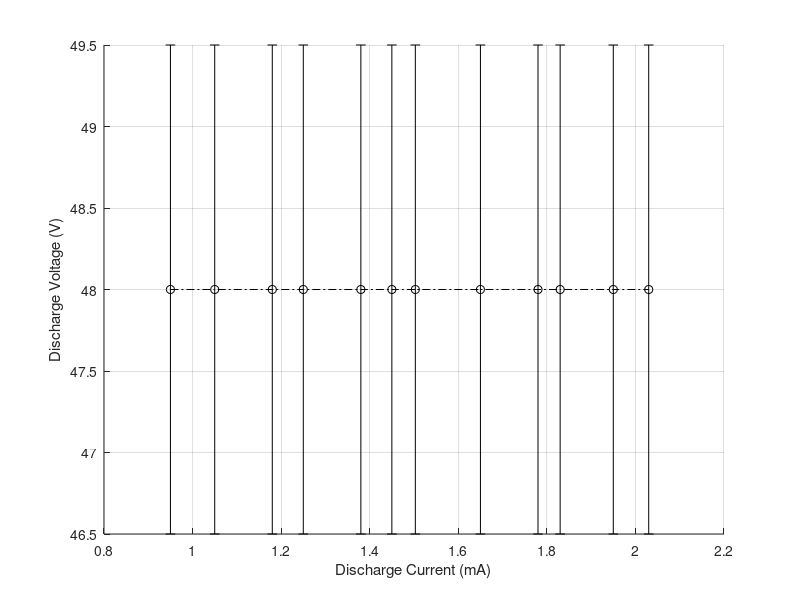

Source code (MATLAB): (Note: this script raises an error after producing the figure.)

V_O_P1=48*ones(1,12); % ohmic voltage/discharge current V_D between probe 2 and 3 for pressure 1
V_O_P2=52*ones(1,12); % ohmic voltage/discharge current V_D between probe 2 and 3 for pressure 2
V_O_P3=58*ones(1,10); % ohmic voltage/discharge current V_D between probe 2 and 3 for pressure 3
V_O_P4=64*ones(1,10); % ohmic voltage/discharge current V_D between probe 2 and 3 for pressure 4
V_O_P5=68*ones(1,6); % ohmic voltage/discharge current V_D between probe 2 and 3 for pressure 5
V_O_P6=72*ones(1,4); % ohmic voltage/discharge current V_D between probe 2 and 3 for pressure 6

E_O_P1=1/(0.075)*V_O_P1; %Ohmic Field for pressure 1
E_O_P2=1/(0.075)*V_O_P2; %Ohmic Field for pressure 2
E_O_P3=1/(0.075)*V_O_P3; %Ohmic Field for pressure 3
E_O_P4=1/(0.075)*V_O_P4; %Ohmic Field for pressure 4
E_O_P5=1/(0.075)*V_O_P5; %Ohmic Field for pressure 5
E_O_P6=1/(0.075)*V_O_P6; %Ohmic Field for pressure 6

I_d1=[0.95 1.05 1.18 1.25 1.38 1.45 1.503 1.65 1.78 1.83 1.95 2.03];
I_d2=[0.72 0.81 0.95 1.05 1.11 1.2 1.33 1.45 1.503 1.6 1.73 1.82];
I_d3=[0.68 0.78 0.88 0.98 1.08 1.18 1.28 1.38 1.48 1.55];
I_d4=[0.33 0.42 0.55 0.7 0.78 0.9 1 1.08 1.2 1.28];
I_d5=[0.6 0.6 0.7 0.8 0.9 1];
I_d6=[0.35 0.45 0.6 0.7];

%%
x1 = linspace(0.8,2.1);
x2 = linspace(0.6,1.95);
x3 = linspace(0.55,1.7);
x4 = linspace(0.25,1.4);
x5 = linspace(0.4,1.1);
x6 = linspace(0.25,0.8);
p1 = polyfit(I_d1,V_O_P1,1);
y1 = polyval(p1,x1);
p2 = polyfit(I_d2,V_O_P2,1);
y2 = polyval(p2,x2);
p3 = polyfit(I_d3,V_O_P3,1);
y3 = polyval(p3,x3);
p4 = polyfit(I_d4,V_O_P4,1);
y4 = polyval(p4,x4);
p5 = polyfit(I_d5,V_O_P5,1);
y5 = polyval(p5,x5);
p6 = polyfit(I_d6,V_O_P6,1);
y6 = polyval(p6,x6);
%% discharge voltage vs discharge current
figure(1)
grid on
xlabel('Discharge Current (mA)');
ylabel('Discharge Voltage (V)');
hold on
err1=1.5*ones(1,12);
err2=1.5*ones(1,10);
err3=1.5*ones(1,6);
err4=1.5*ones(1,4);

errorbar(I_d1,V_O_P1,err1,'-.ko','MarkerSize', 7)
errorbar(I_d2,V_O_P2,err1,'-.k*','MarkerSize', 7)
errorbar(I_d3,V_O_P3,err2,'-.kx','MarkerSize', 7)
errorbar(I_d4,V_O_P4,err2,'-.ks','MarkerSize', 7)
errorbar(I_d5,V_O_P5,err3,'-.k^','MarkerSize', 7)
errorbar(I_d6,V_O_P6,err4,'-.kp','MarkerSize', 7)
title('Discharge Voltage vs Discharge Current')
legend('15 torr', '18 torr', '21 torr', '24 torr', '27 torr', '30 torr')
hold off


